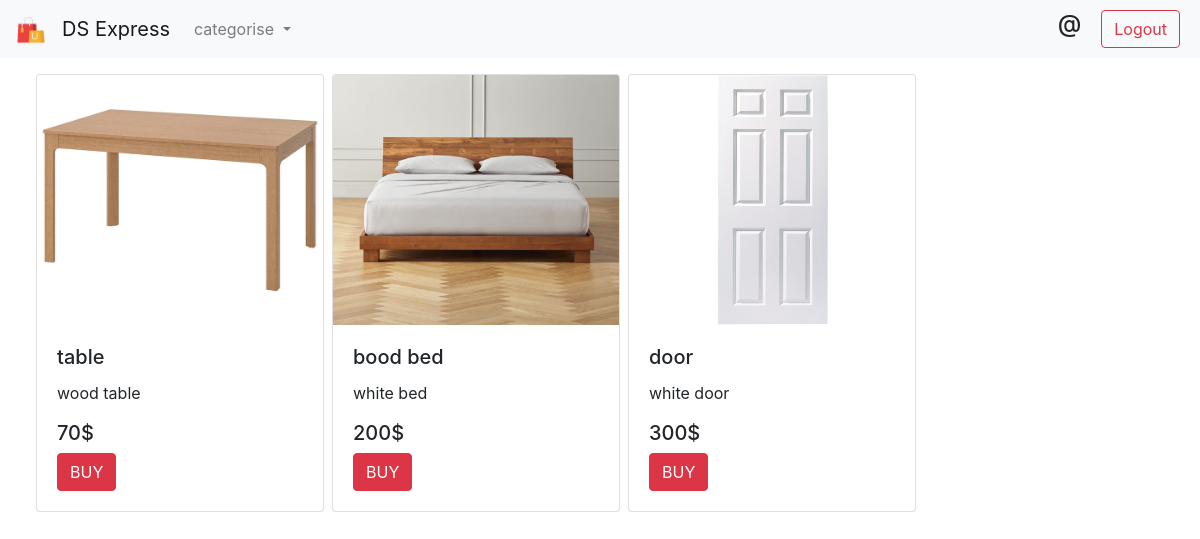
The page /?pages=1 on the database its author committed.
### tables this page shows
CREATE TABLE `items` (
  `itm_id` int(16) NOT NULL,
  `category_id` int(16) NOT NULL,
  `itm_category` varchar(255) NOT NULL,
  `itm_title` varchar(255) NOT NULL,
  `itm_text` varchar(255) NOT NULL,
  `itm_img` varchar(255) NOT NULL,
  `time` int(16) NOT NULL,
  `price` int(16) NOT NULL
);

### code/multiPageC.php (called while the page is built)
<?php
$conn = mysqli_connect('localhost', 'root', '', 'shopp');
$link = $_GET['pages'];
$sqlItm = "SELECT * FROM items WHERE category_id = '$link'";
$itmResult = mysqli_query($conn, $sqlItm);
?>

### index.php (the view, shortened to what this page needs)
<!DOCTYPE html>
<html lang="en">
    <head>
        <link href="https://cdn.jsdelivr.net/npm/simple-datatables@latest/dist/style.css" rel="stylesheet" />
        <link href="css/styles.css" rel="stylesheet" />
        <link rel="stylesheet" href="https://cdn.jsdelivr.net/npm/bootstrap@4.6.1/dist/css/bootstrap.min.css">
    </head>
    <body class="sb-nav-fixed">
        <nav class="navbar navbar-expand-lg navbar-light bg-light">
            <a class="navbar-brand" href="#">
                <img src="./assets/img/logo.png" width="30" height="30" alt="">
            </a>
            <a class="navbar-brand" href="#">DS Express</a>
            <div class="collapse navbar-collapse" id="navbarScroll">
                <ul class="navbar-nav mr-auto my-2 my-lg-0 navbar-nav-scroll" style="max-height: 100px;">
                <li class="nav-item dropdown">
                    <a class="nav-link dropdown-toggle" href="#" id="navbarScrollingDropdown" role="button" data-toggle="dropdown" aria-expanded="false">
                    categorise
                    </a>
                </li>
                </ul>
                <form method="POST" class="d-flex">
                    <h4 class="mx-3">@<?php echo $name; ?></h4>
                    <button name="logout" class="btn btn-outline-danger mx-1" type="submit">Logout</button>
                </form>
            </div>
         </nav>
        <div id="layoutSidenav">
            <?php require './pageSwicher.php'; ?>
        </div>
    </body>
</html>

### multiPage.php
<?php require './code/multiPageC.php' ?>
<div class="my-2">
        <div class="">
            <div class="">
                <ul class="" style="display: grid; grid-template-columns: auto auto auto auto auto auto;">
                    <?php if($itmResult && mysqli_num_rows($itmResult) > 0):?>
                        <?php while($row = mysqli_fetch_assoc($itmResult)):?>
                            <li class="mx-1" style="list-style-type: none;">
                                <div class="card my-2" style="width: 18rem;">
                                    <img src="./assets/img/<?= $row['itm_img']; ?>" class="card-img-top" height="250">
                                    <div class="card-body">
                                     <h5 class="card-title"><?= $row['itm_title']; ?></h5>
                                    <p class="card-text"><?= $row['itm_text']; ?></p>
                                    <h5 class="card-text"><?= $row['price']; ?>$</h5>
                                    <a href="?item=<?= $row['itm_id']; ?>" class="btn btn-danger">BUY</a>
                                </div>
                            </li>
                        <?php endwhile; ?>
                    <?php endif;?>
                 </ul>
            </div>
    </div>
</div>

### rows shown on the page
items: itm_img (picture), itm_title "table", itm_text "wood table", price "70"
items: itm_img (picture), itm_title "bood bed", itm_text "white bed", price "200"
items: itm_img (picture), itm_title "door", itm_text "white door", price "300"
